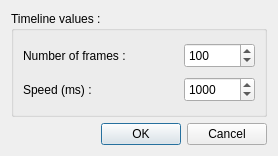
<?xml version="1.0" encoding="UTF-8"?>
<ui version="4.0">
 <class>NewTimeAxisDialog</class>
 <widget class="QDialog" name="NewTimeAxisDialog">
  <property name="geometry">
   <rect>
    <x>0</x>
    <y>0</y>
    <width>278</width>
    <height>156</height>
   </rect>
  </property>
  <property name="sizePolicy">
   <sizepolicy hsizetype="Fixed" vsizetype="Fixed">
    <horstretch>0</horstretch>
    <verstretch>0</verstretch>
   </sizepolicy>
  </property>
  <property name="windowTitle">
   <string>Dialog</string>
  </property>
  <layout class="QVBoxLayout" name="verticalLayout">
   <item>
    <widget class="QGroupBox" name="groupBox">
     <property name="title">
      <string>Timeline values :</string>
     </property>
     <layout class="QHBoxLayout" name="horizontalLayout">
      <item>
       <layout class="QGridLayout" name="gridLayout_2">
        <item row="0" column="0">
         <widget class="QLabel" name="iNumFramesLabel">
          <property name="minimumSize">
           <size>
            <width>0</width>
            <height>25</height>
           </size>
          </property>
          <property name="text">
           <string>Number of frames :</string>
          </property>
         </widget>
        </item>
        <item row="0" column="1">
         <widget class="QSpinBox" name="iNumFramesSpin">
          <property name="minimumSize">
           <size>
            <width>71</width>
            <height>25</height>
           </size>
          </property>
          <property name="maximumSize">
           <size>
            <width>71</width>
            <height>25</height>
           </size>
          </property>
          <property name="minimum">
           <number>1</number>
          </property>
          <property name="maximum">
           <number>999</number>
          </property>
          <property name="value">
           <number>100</number>
          </property>
         </widget>
        </item>
        <item row="1" column="0">
         <widget class="QLabel" name="iSpeedLabel">
          <property name="minimumSize">
           <size>
            <width>0</width>
            <height>25</height>
           </size>
          </property>
          <property name="text">
           <string>Speed (ms) :</string>
          </property>
         </widget>
        </item>
        <item row="1" column="1">
         <widget class="QSpinBox" name="iSpeedSpin">
          <property name="minimumSize">
           <size>
            <width>71</width>
            <height>25</height>
           </size>
          </property>
          <property name="maximumSize">
           <size>
            <width>71</width>
            <height>25</height>
           </size>
          </property>
          <property name="minimum">
           <number>1</number>
          </property>
          <property name="maximum">
           <number>9999</number>
          </property>
          <property name="singleStep">
           <number>1</number>
          </property>
          <property name="value">
           <number>1000</number>
          </property>
         </widget>
        </item>
       </layout>
      </item>
     </layout>
    </widget>
   </item>
   <item>
    <widget class="QDialogButtonBox" name="buttonBox">
     <property name="orientation">
      <enum>Qt::Horizontal</enum>
     </property>
     <property name="standardButtons">
      <set>QDialogButtonBox::Cancel|QDialogButtonBox::Ok</set>
     </property>
    </widget>
   </item>
  </layout>
 </widget>
 <resources/>
 <connections>
  <connection>
   <sender>buttonBox</sender>
   <signal>accepted()</signal>
   <receiver>NewTimeAxisDialog</receiver>
   <slot>accept()</slot>
   <hints>
    <hint type="sourcelabel">
     <x>248</x>
     <y>254</y>
    </hint>
    <hint type="destinationlabel">
     <x>157</x>
     <y>274</y>
    </hint>
   </hints>
  </connection>
  <connection>
   <sender>buttonBox</sender>
   <signal>rejected()</signal>
   <receiver>NewTimeAxisDialog</receiver>
   <slot>reject()</slot>
   <hints>
    <hint type="sourcelabel">
     <x>316</x>
     <y>260</y>
    </hint>
    <hint type="destinationlabel">
     <x>286</x>
     <y>274</y>
    </hint>
   </hints>
  </connection>
 </connections>
</ui>
